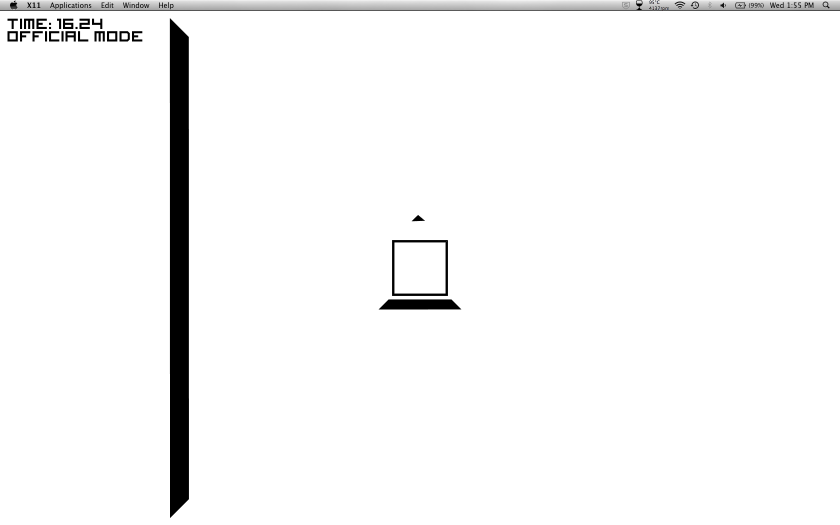
%> input picture workspace/Player_Detection_Testing/Base_Close_interference_1.png, 1680 x 1050 px (shown at 1/2 size)
$ octave detect_player_v1.m   (GNU Octave 9; MATLAB toolbox functions it lacks are replaced by stand-ins)
%> lines starting %> are read from the running program, lines starting %| are printed output that depends on the picture
close all; clear; clc;
tic
% Img = imread('Base_clear.png');
% Img = imread('Base_middle.png');
Img = imread('Base_Close_interference_1.png');
%> Img is the input picture: size 1050x1680x3 uint8; mean R, G, B 246.8, 246.8, 246.8
Img = Img(:,:,1);
%> Img: size 1050x1680 uint8
imshow(Img)
hold on
plot(size(Img, 2)/2, size(Img, 1)/2, 'g+', 'markersize', 30)
square_center = [(896+785)/2, (480+592)/2];
plot(square_center(1), square_center(2), 'rX', 'markersize', 30)
%> (this line was passed over: plot is not available in this run)
legend('g+ = screenshot center', 'rX = rotation center')

% [4 lines of commented-out code are left out]

xtop = round(square_center(1) - 100); xbottom = round(square_center(1) + 100);
ytop = round(square_center(2) - 100); ybottom = round(square_center(2) + 100);
boundsX = [xtop : xbottom, xbottom*ones(1, 200), xbottom:-1:xtop, xtop*ones(1, 200)];
boundsY = [ytop * ones(1, 200), ytop:ybottom, ybottom*ones(1, 200), ybottom:-1:ytop];

halfrange = 10;

% plot(boundsX, boundsY, '-b.')
toc

modImg = Img;
counter = zeros(size(boundsX));
%searchsquare
tic
for h = 1:length(boundsX)
%     for i = boundsX(h) - halfrange: boundsX(h) + halfrange
%         for j = boundsY(h) - halfrange : boundsY(h) + halfrange

            subImgXinds = [boundsX(h) - halfrange: boundsX(h) + halfrange];
            subImgYinds = [boundsY(h) - halfrange : boundsY(h) + halfrange];
%             subImg = Img(subImgXinds, subImgYinds);
            subImg = Img(subImgYinds, subImgXinds);

% [6 lines of commented-out code are left out]
            modImg(subImgYinds, subImgXinds) = 0;
            counter(h) = sum(sum(subImg));
%             debug = 2;

%         end
%     end
end
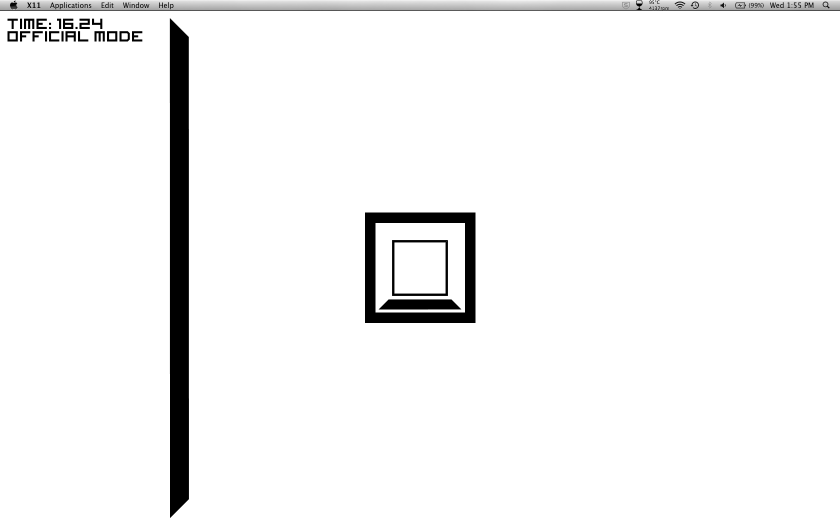
%> modImg: size 1050x1680 uint8 (shown at 1/2 size); min 0, max 255, mean 244.4
%> after the loop, counter = 802 values, max 112455 at index 1, min 72354 at index 97, mean 111350.7
sumloop = toc
% figure; imshow(modImg)


playercenterind = round(mean(find(counter <=73000 & counter >= 72000)));
%> playercenterind = 97
plot(boundsX(playercenterind), boundsY(playercenterind), 'rs', 'markersize', 30)
plot(boundsX(playercenterind), boundsY(playercenterind), 'r+', 'markersize', 25)

debug = 3;
% hminIndex = round(mean(

% note: 0 = black, 255 = white.  therefore we are looking or a dip in the
% counter count


tic;
%> (the run ends here)
